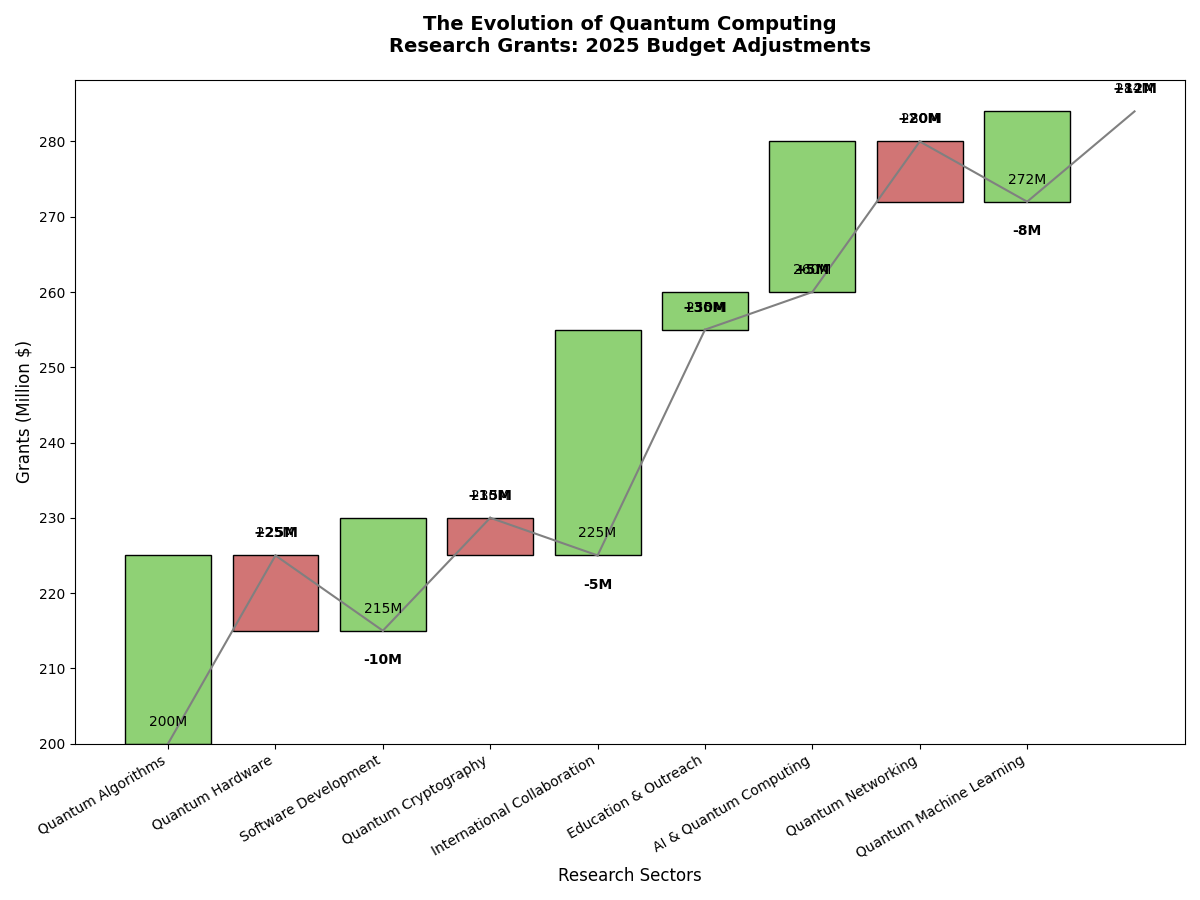

This chart was generated by the following Python code:
import matplotlib.pyplot as plt

initial_grant_budget = 200
grant_changes = {
    'Quantum Algorithms': 25,
    'Quantum Hardware': -10,
    'Software Development': 15,
    'Quantum Cryptography': -5,
    'International Collaboration': 30,
    'Education & Outreach': 5,
    'AI & Quantum Computing': 20,
    'Quantum Networking': -8,
    'Quantum Machine Learning': 12
}

cumulative_grants = [initial_grant_budget]
grant_labels = ['Initial Budget']
for sector, change in grant_changes.items():
    cumulative_grants.append(cumulative_grants[-1] + change)
    grant_labels.append(sector)

bar_colors = ['#8fd175' if change >= 0 else '#d17575' for change in grant_changes.values()]

fig, ax = plt.subplots(figsize=(12, 9))

for i in range(1, len(cumulative_grants)):
    start_value = cumulative_grants[i-1]
    end_value = cumulative_grants[i]
    ax.bar(grant_labels[i], end_value - start_value, bottom=start_value, color=bar_colors[i-1], edgecolor='black')
    ax.plot([i-1, i], [start_value, end_value], color='gray', linewidth=1.5)

plt.xlabel('Research Sectors', fontsize=12)
plt.ylabel('Grants (Million $)', fontsize=12)
plt.title('The Evolution of Quantum Computing\nResearch Grants: 2025 Budget Adjustments', fontsize=14, fontweight='bold', pad=20)

for i in range(1, len(cumulative_grants)):
    change_value = grant_changes[grant_labels[i]]
    ax.text(i, cumulative_grants[i] + (2 if change_value > 0 else -3), 
            f"{change_value:+}M", ha='center', va='bottom' if change_value > 0 else 'top', 
            color='black', fontsize=10, fontweight='bold')

for i in range(len(cumulative_grants)):
    ax.text(i, cumulative_grants[i] + 2, f"{cumulative_grants[i]}M", ha='center', 
            va='bottom', color='black', fontsize=10)

plt.xticks(rotation=30, ha='right', fontsize=10)
plt.tight_layout()

plt.show()
